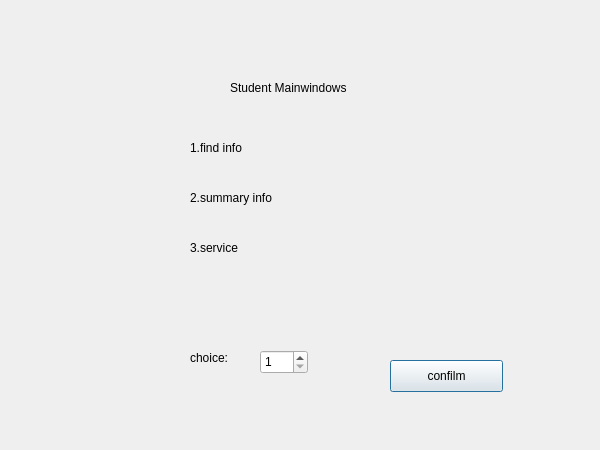
<?xml version="1.0" encoding="UTF-8"?>
<ui version="4.0">
 <class>Studentmainwindows</class>
 <widget class="QDialog" name="Studentmainwindows">
  <property name="geometry">
   <rect>
    <x>0</x>
    <y>0</y>
    <width>600</width>
    <height>450</height>
   </rect>
  </property>
  <property name="windowTitle">
   <string>Dialog</string>
  </property>
  <widget class="QLabel" name="label">
   <property name="geometry">
    <rect>
     <x>190</x>
     <y>140</y>
     <width>101</width>
     <height>16</height>
    </rect>
   </property>
   <property name="text">
    <string>1.find info</string>
   </property>
  </widget>
  <widget class="QLabel" name="label_2">
   <property name="geometry">
    <rect>
     <x>190</x>
     <y>190</y>
     <width>111</width>
     <height>16</height>
    </rect>
   </property>
   <property name="text">
    <string>2.summary info</string>
   </property>
  </widget>
  <widget class="QLabel" name="label_3">
   <property name="geometry">
    <rect>
     <x>190</x>
     <y>240</y>
     <width>59</width>
     <height>16</height>
    </rect>
   </property>
   <property name="text">
    <string>3.service</string>
   </property>
  </widget>
  <widget class="QPushButton" name="pushButton">
   <property name="geometry">
    <rect>
     <x>390</x>
     <y>360</y>
     <width>113</width>
     <height>32</height>
    </rect>
   </property>
   <property name="text">
    <string>confilm</string>
   </property>
  </widget>
  <widget class="QSpinBox" name="spinBox">
   <property name="geometry">
    <rect>
     <x>260</x>
     <y>350</y>
     <width>48</width>
     <height>24</height>
    </rect>
   </property>
   <property name="minimum">
    <number>1</number>
   </property>
   <property name="maximum">
    <number>3</number>
   </property>
  </widget>
  <widget class="QLabel" name="label_4">
   <property name="geometry">
    <rect>
     <x>190</x>
     <y>350</y>
     <width>59</width>
     <height>16</height>
    </rect>
   </property>
   <property name="text">
    <string>choice:</string>
   </property>
  </widget>
  <widget class="QLabel" name="label_5">
   <property name="geometry">
    <rect>
     <x>230</x>
     <y>80</y>
     <width>181</width>
     <height>16</height>
    </rect>
   </property>
   <property name="text">
    <string>Student Mainwindows</string>
   </property>
  </widget>
 </widget>
 <resources/>
 <connections/>
</ui>
